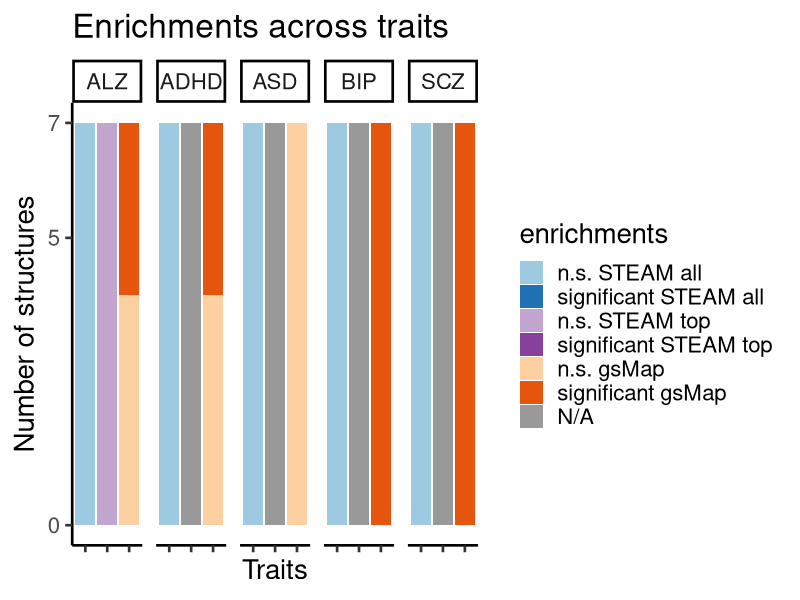
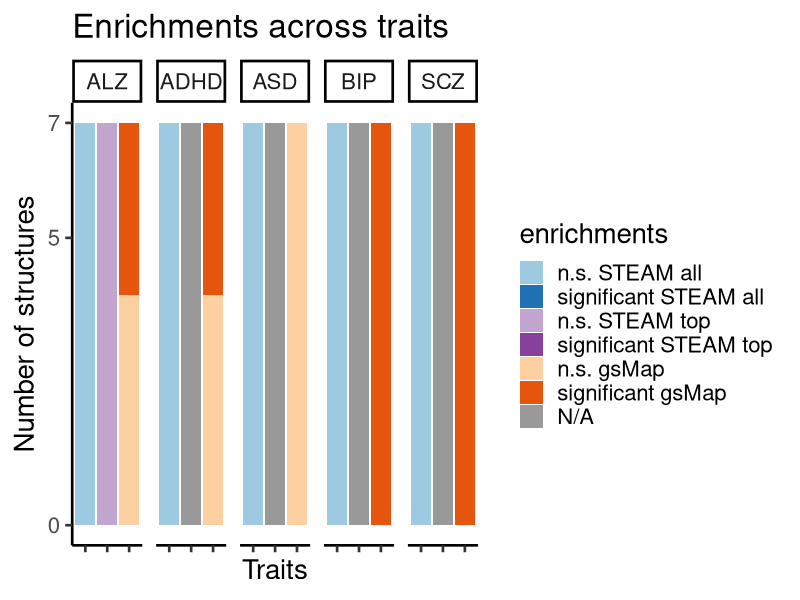

Source code (R) for these figures, in order:
## ---- chunk 1
library(ggplot2)
## ---- chunk 2
mydata <- read.csv("Enrichments_barplot_human_heart_ACH003.csv", sep = ";")
## ---- chunk 3
enrichments <- mydata$Enrichment
trait <- mydata$Trait
number_of_structures <- as.numeric(mydata$Structures)
geneset <- mydata$Gene.set
factor_lvl <- 1:length(mydata[,1])
## ---- chunk 4
enrichments <- factor(enrichments, levels = rev(unique(enrichments)))
geneset <- factor(geneset, levels = unique(geneset))
trait <- factor(trait, levels = unique(trait))

## ---- chunk 5
# creating data frame 
enriched_proportions <- data.frame(number_of_structures,trait,enrichments,geneset,factor_lvl)

## ---- chunk 6
p1 <-   ggplot(enriched_proportions, aes(x=geneset, y=number_of_structures, fill = enrichments)) +
    geom_bar(stat="identity", position = "stack") +
    scale_y_continuous(breaks = c(0,5,7)) + #,limits = c(0,20)) +
    #geom_text(size = 6, position = position_stack(vjust = 0.75),aes(label = number_of_structures)) +
    facet_wrap(~ trait, ncol = 12) +
    labs(title="Enrichments across traits") +
    xlab("Traits") +
    ylab("Number of structures") +
    theme_classic(base_size = 20) +
    theme(axis.text.x=element_blank()) +
    scale_fill_manual(values=c("grey60","#E6550D", "#FDD0A2","#88419D","#C2A5CF","#2171B5","#9ECAE1")) +
    #coord_flip() +
    guides(fill = guide_legend(reverse = T))

p1
## ---- chunk 7
pdf(file = "plots/Enrichments_across_traits_human_heart_ACH003.pdf", width=12,height=4)

p1

dev.off()
## ---- chunk 8
sessionInfo()
